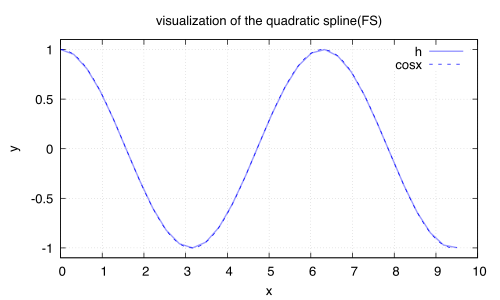

The gnuplot source for this figure:
set terminal pdfcairo enhanced font "Helvetica,14"
set output "fqspline.pdf"

set title "visualization of the quadratic spline(FS)"
set xlabel "x"
set ylabel "y"
set grid
set yrange [-1.1:1.1]

f(x) = cos(x)

plot \
    'interpolation.dat' using 1:6 with lines linewidth 2 lc rgb "#990000ff" title "h", \
    f(x) with lines dashtype 2 lc rgb "blue" title "cosx"

    
